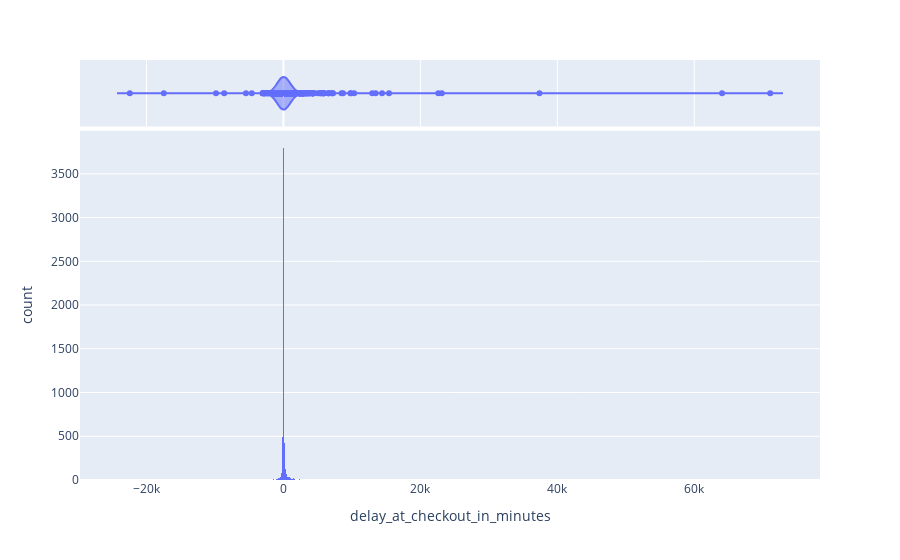

Notebook cell for this chart:
### Code cell
filtered_data = get_around_data[get_around_data['checkin_type'] == 'mobile']
fig=px.histogram(data_frame=filtered_data,x='delay_at_checkout_in_minutes',marginal='violin')
fig.show()

### Figure 1 — Plotly figure (JSON) as saved in the notebook; plotly's stock layout.template omitted (floating-point values rounded to 4 significant figures; data arrays with more than 128 entries replaced by an {"elided": "..."} marker saying what was removed)
{"data": [{"alignmentgroup": "True", "bingroup": "x", "hovertemplate": "delay_at_checkout_in_minutes=%{x}<br>count=%{y}<extra></extra>", "legendgroup": "", "marker": {"color": "#636efa", "pattern": {"shape": ""}}, "name": "", "offsetgroup": "", "orientation": "v", "showlegend": false, "type": "histogram", "x": {"elided": "17003 int values"}, "xaxis": "x", "yaxis": "y"}, {"alignmentgroup": "True", "hovertemplate": "delay_at_checkout_in_minutes=%{x}<extra></extra>", "legendgroup": "", "marker": {"color": "#636efa"}, "name": "", "offsetgroup": "", "scalegroup": "x", "showlegend": false, "type": "violin", "x": {"elided": "17003 int values"}, "xaxis": "x2", "yaxis": "y2"}], "layout": {"barmode": "relative", "legend": {"tracegroupgap": 0}, "margin": {"t": 60}, "xaxis": {"anchor": "y", "domain": [0, 1], "title": {"text": "delay_at_checkout_in_minutes"}}, "xaxis2": {"anchor": "y2", "domain": [0, 1], "matches": "x", "showgrid": true, "showticklabels": false}, "yaxis": {"anchor": "x", "domain": [0, 0.8316], "title": {"text": "count"}}, "yaxis2": {"anchor": "x2", "domain": [0.8416, 1], "matches": "y2", "showgrid": false, "showline": false, "showticklabels": false, "ticks": ""}}}
